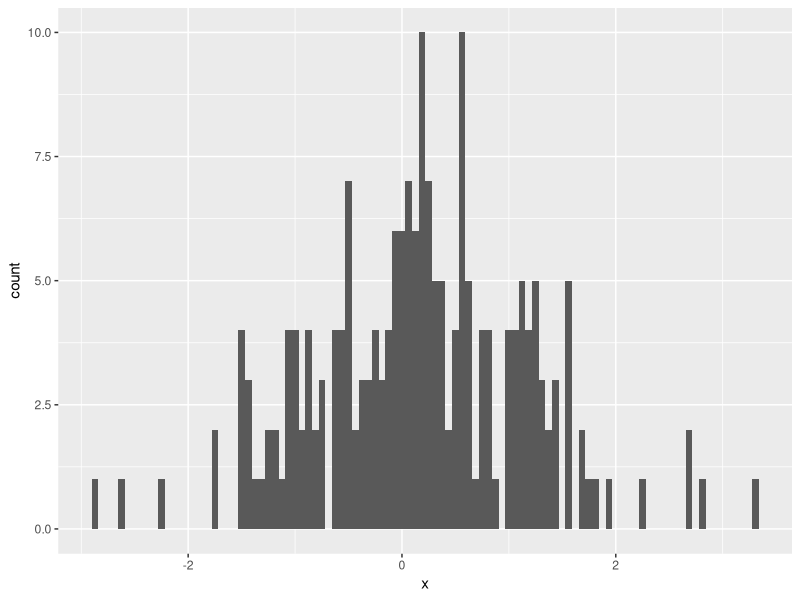
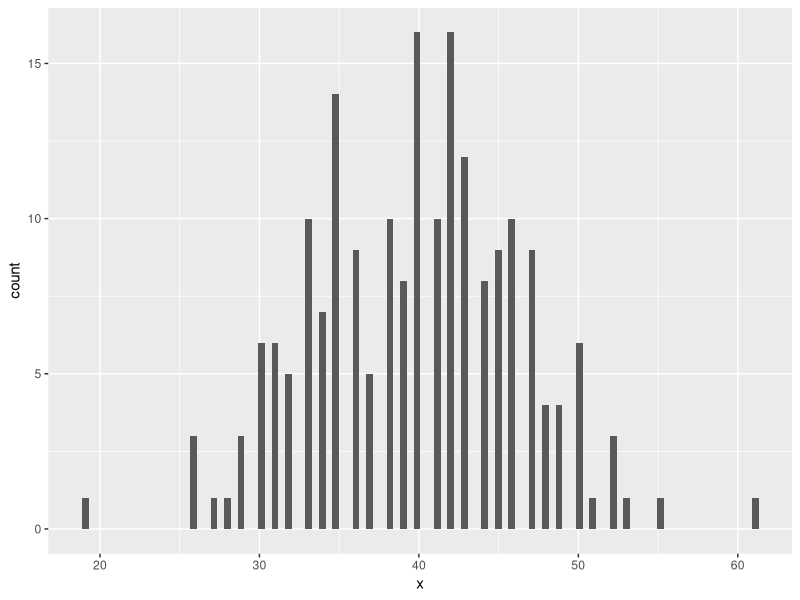
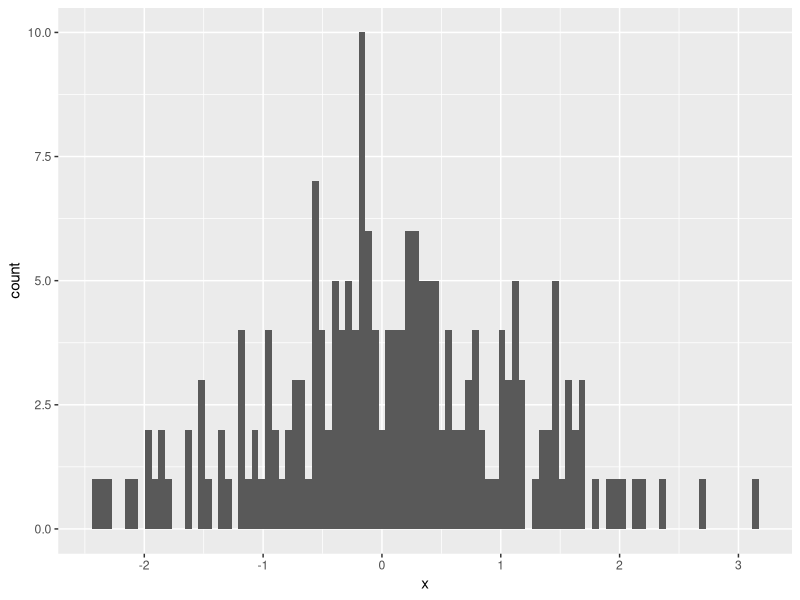
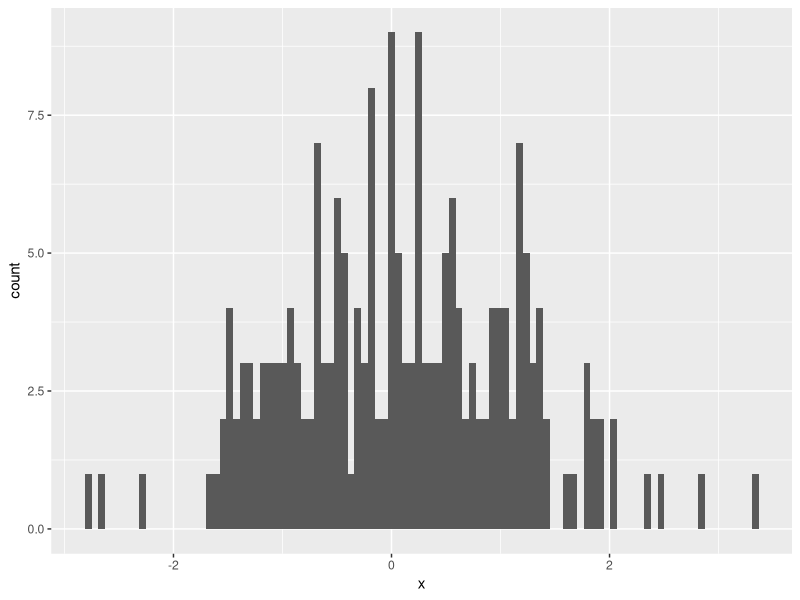
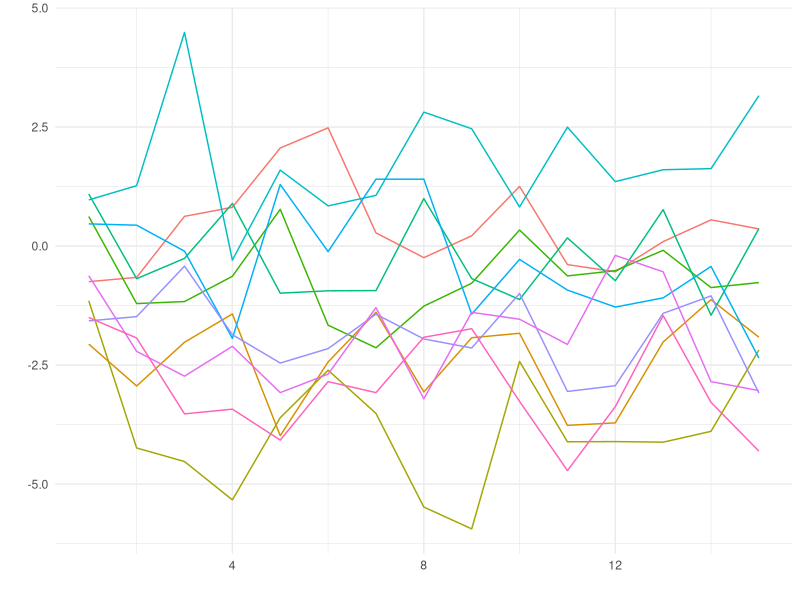

The R script that drew these images, in order:
## ---- chunk 1
library(magrittr)
library(ggplot2)
tibble::tibble( x = rnorm(200) ) %>% 
  ggplot(aes(x = x)) + 
  geom_histogram(bins = 100)
## ---- chunk 2
y <- 5
x <- 3
x + y
## ---- chunk 3
tibble::tibble( x = rpois(200, 40) ) %>% 
  ggplot(aes(x = x)) + 
  geom_histogram(bins = 100)
## ---- chunk 4
tibble::tibble( x = rnorm(200) ) %>% 
  ggplot(aes(x = x)) + 
  geom_histogram(bins = 100)
## ---- chunk 5
library(magrittr)
library(ggplot2)
tibble::tibble( x = rnorm(200) ) %>% 
  ggplot(aes(x = x)) + 
  geom_histogram(bins = 100)
## ---- chunk 6
tibble::tibble(
  id = rep(1:10, each = 15) %>% as.character(),
  starting_point = rep(runif(10, min = -4, max = 4), each = 15),
  time = rep(1:15, times = 10),
  value = rnorm(15*10) + starting_point
) %>% 
  ggplot(aes(x = time, y = value, color = id)) + 
  geom_line(size = 0.5) +
  theme_minimal() +
  labs(x = '', y = '') +
  guides(color = FALSE) +
  theme_minimal()
